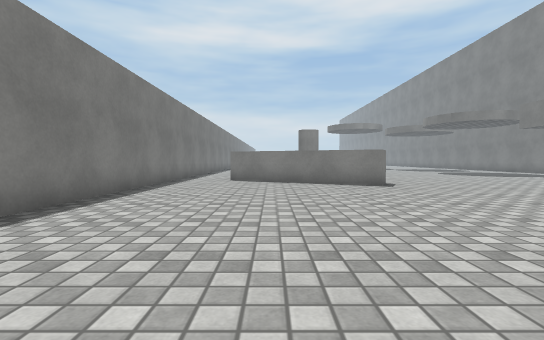
view 1 (above)

16 first-person views from a walk through a Unity game level. The camera is 0.72 m above the floor, tilts 2° down and sees 85° across. The floor is counted in squares, 1 m on a side. Each view is taken from the middle of a square. On the plan, view 1 faces up. The plan holds only what a view shows up to about 10 squares ahead; the rest is blank. The place goes on beyond the plan. The player character is not drawn. Surface patterns are stand-ins for the level's own textures.

view 2
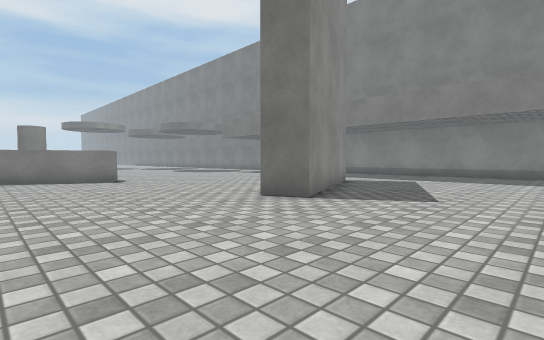

view 3
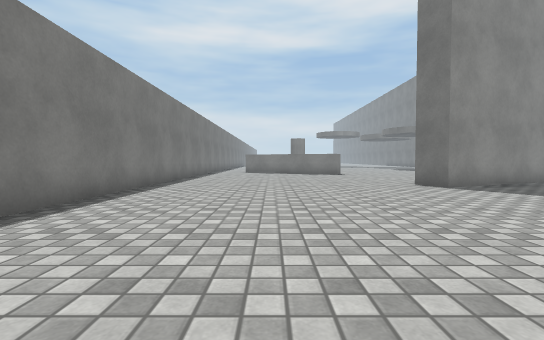

view 4
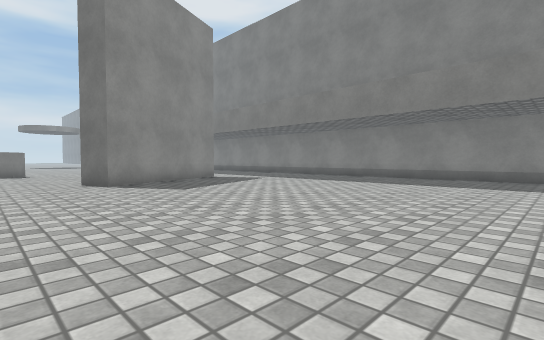

view 5
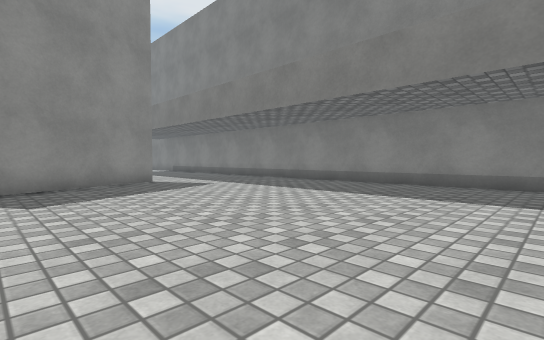

view 6
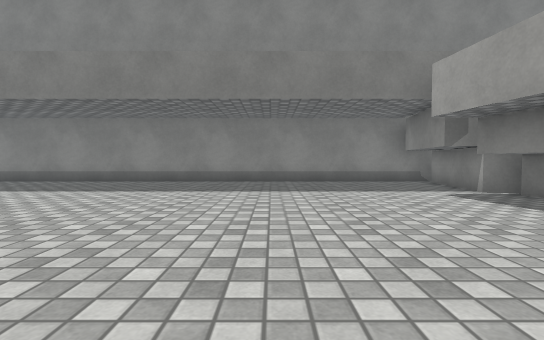

view 7
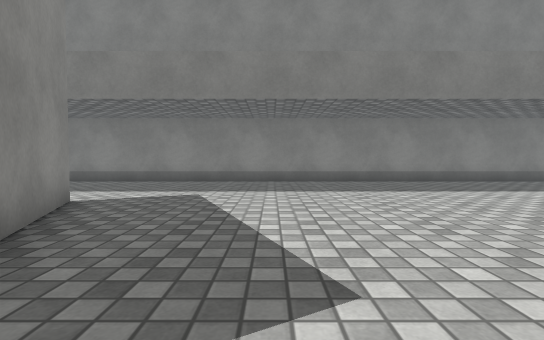

view 8
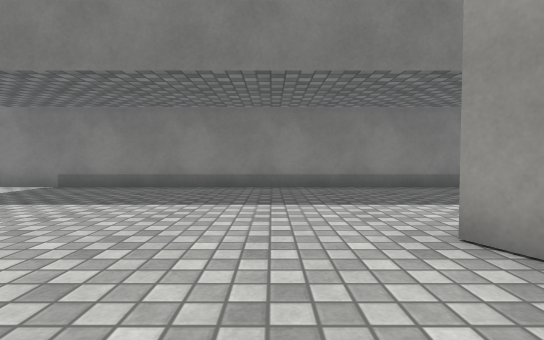

view 9
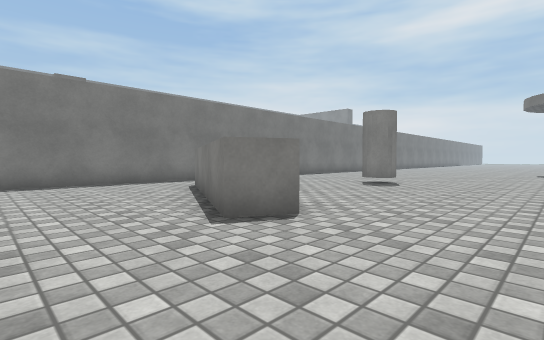

view 10
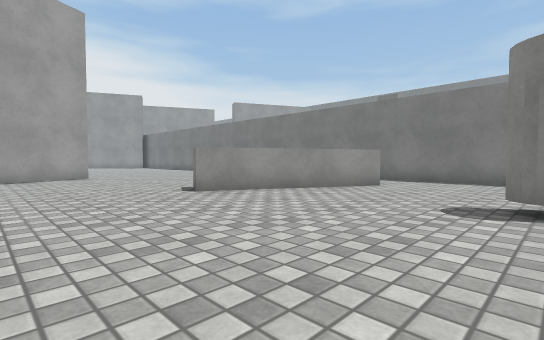

view 11
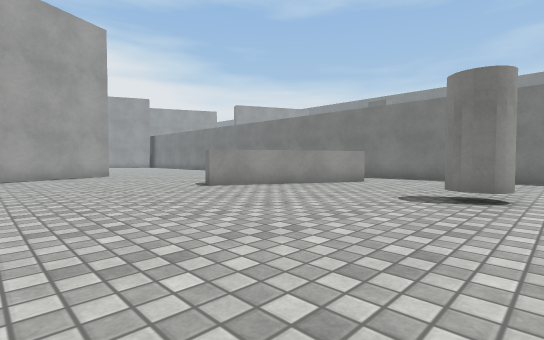

view 12
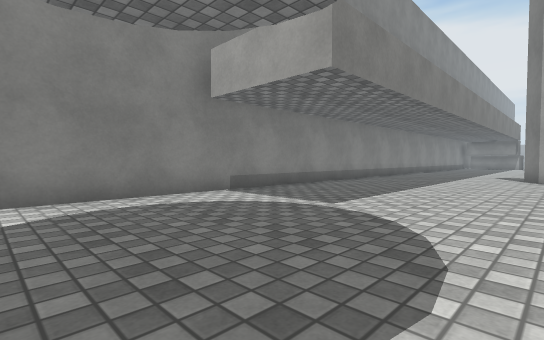

view 13
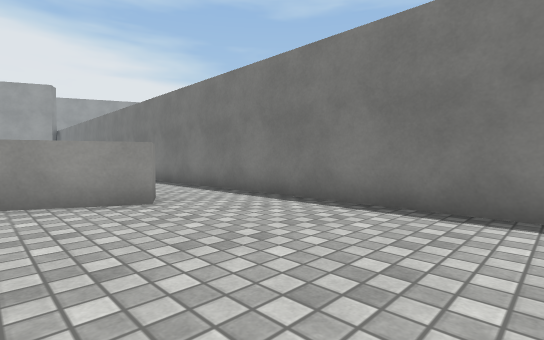

view 14
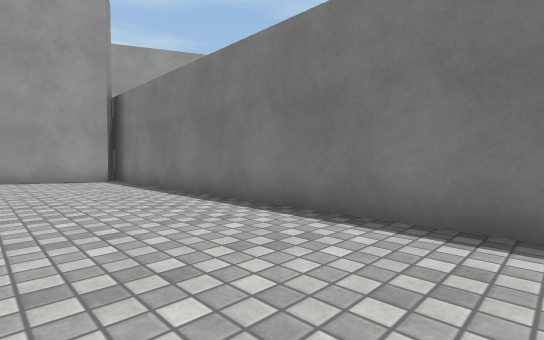

view 15
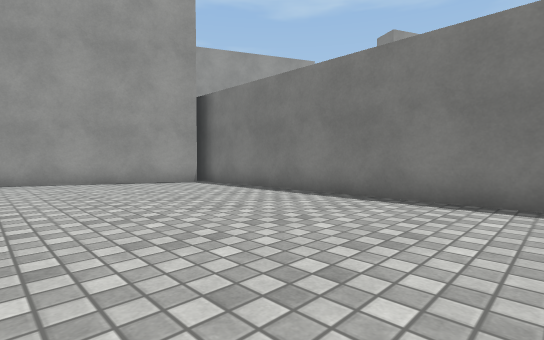

view 16
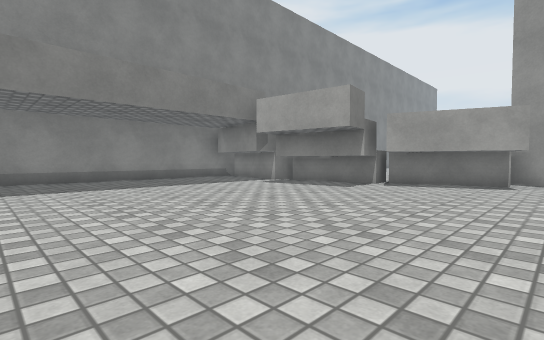

### Floor plan
Points are (right, up) in squares from view 1. A wall is a line through its corners. A room is listed if a view was taken in it or the views show most of it. See-through windows are left out.
Room 1 (views 1, 2, 3, 4, 5, 6, 7, 8, 9, 10, 11, 12, 13, 14, 15, 16)
walls: (5, 2.8) (8.6, 4.3) (9, 3.4) (4.4, 1.4) (4, 2.5); (3, 8.2) (-1.5, 10.4) (-1, 11.3) (3.5, 9) (3, 8.2); (6.9, -10.4) (9.9, -10); (4.9, -11.2) (6.5, -10.7); (10.4, -10.6) (13.4, -11); (7, -11.5) (9, -11.2); (9.5, -11.1) (10, -11); (-3.4, 15.9) (-3.4, -10.8); (-3.3, -10.9) (-3, -10.3) (-0.9, -11.3); (13.8, -11.4) (13.8, 15.9)
objects: other object (2, 15)

Positions as (right, up) in squares from view 1, and headings:
1: (0, 0), facing up
2: (0, -2), facing up-right
3: (0, -6), facing up
4: (2, -7), facing up-right
5: (5, -6), facing up-right
6: (4, -6), facing right
7: (4, 0), facing right
8: (6, 6), facing right
9: (6, 6), facing up-left
10: (7, 15), facing down-left
11: (8, 16), facing down-left
12: (8, 16), facing down-right
13: (1, 16), facing down-left
14: (0, 0), facing down-left
15: (2, -2), facing down-left
16: (3, -3), facing down-right
